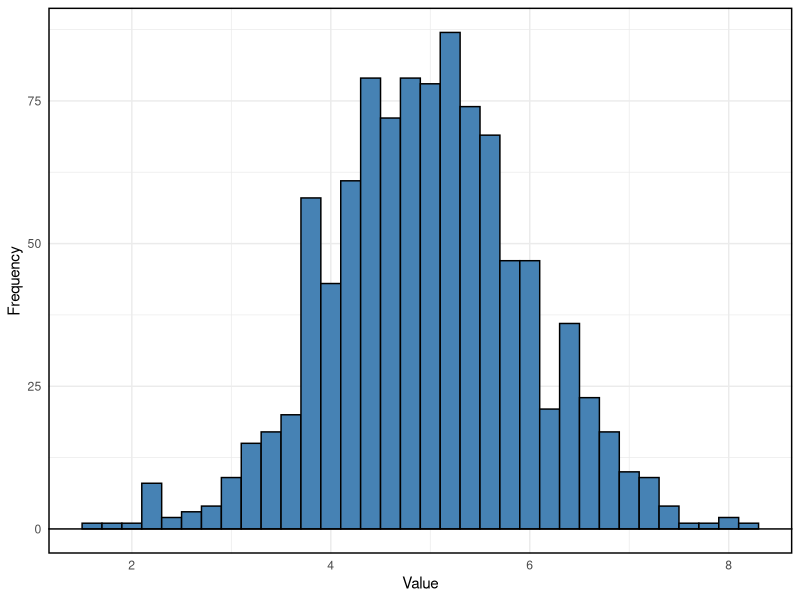

This chart was generated by the following R code:
## ---- chunk 1

library(dplyr); library(ggplot2)

set.seed(1234)
test <- data.frame(value = rnorm(1000, mean = 5, sd = 1))

test %>%
  ggplot(aes(x = value)) + 
  geom_histogram(binwidth = 0.2, fill = "steelblue", color = "black") +
  labs(x = "Value",
       y = "Frequency") +
  geom_hline(yintercept = 0) + 
  theme_minimal() + 
  theme(panel.border = element_rect(size = 1, colour = 'black', fill = NA))
